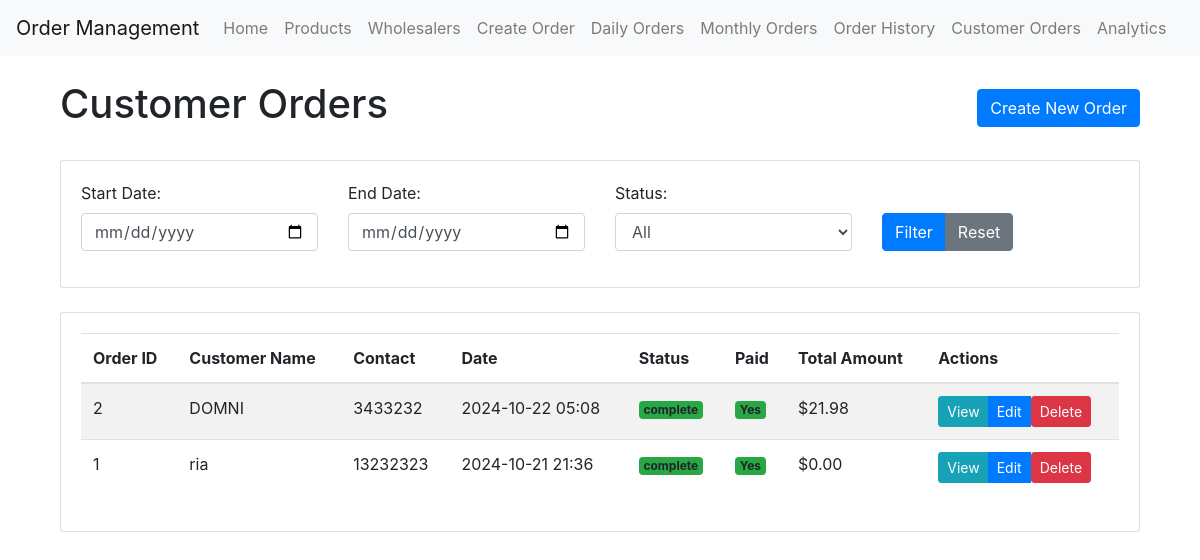
The app's page /customer_orders (signed in) with its own data.
### app/models.py (models this page shows)
class CustomerOrder(db.Model):
    id = db.Column(db.Integer, primary_key=True)
    customer_name = db.Column(db.String(100), nullable=False)
    customer_contact = db.Column(db.String(100), nullable=False)
    order_date = db.Column(db.DateTime, default=datetime.utcnow)
    status = db.Column(db.String(20), default='pending')  # New field
    is_paid = db.Column(db.Boolean, default=False)
    total_amount = db.Column(db.Float, default=0.0)
    items = db.relationship('CustomerOrderItem', backref='customer_order', lazy='dynamic')

### app/main/routes.py (the view)
@bp.route('/customer_orders')
@login_required
def customer_orders():
    try:
        start_date = request.args.get('start_date')
        end_date = request.args.get('end_date')
        status = request.args.get('status')
        query = CustomerOrder.query
        if start_date:
            start_date_obj = datetime.strptime(start_date, '%Y-%m-%d')
            query = query.filter(CustomerOrder.order_date >= start_date_obj)
        if end_date:
            end_date_obj = datetime.strptime(end_date, '%Y-%m-%d')
            query = query.filter(CustomerOrder.order_date <= end_date_obj)
        if status:
            query = query.filter(CustomerOrder.status == status)
        orders = query.order_by(CustomerOrder.order_date.desc()).all()
        return render_template('customer_orders.html',
                            orders=orders,
                            start_date=start_date,
                            end_date=end_date,
                            status=status)
    except ValueError as e:
        flash('Invalid date format. Please use YYYY-MM-DD format.', 'error')
        return redirect(url_for('main.customer_orders'))

### app/models.py (called while the page is built)
@login.user_loader
def load_user(id):
    return User.query.get(int(id))

### app/templates/customer_orders.html (shortened to what this page needs)
{% extends "base.html" %}
{% block content %}
<div class="container">
    <div class="d-flex justify-content-between align-items-center mb-4">
        <h1>Customer Orders</h1>
        <a href="{{ url_for('main.create_customer_order') }}" class="btn btn-primary">Create New Order</a>
    </div>
    <div class="card mb-4">
        <div class="card-body">
            <form method="GET" class="mb-3">
                <div class="row g-3">
                    <div class="col-md-3">
                        <label for="start_date" class="form-label">Start Date:</label>
                        <input type="date" id="start_date" name="start_date" class="form-control" value="{{ start_date or '' }}">
                    </div>
                    <div class="col-md-3">
                        <label for="end_date" class="form-label">End Date:</label>
                        <input type="date" id="end_date" name="end_date" class="form-control" value="{{ end_date or '' }}">
                    </div>
                    <div class="col-md-3">
                        <label for="status" class="form-label">Status:</label>
                        <select id="status" name="status" class="form-control">
                            <option value="">All</option>
                        </select>
                    </div>
                    <div class="col-md-3 d-flex align-items-end">
                        <div class="btn-group">
                            <button type="submit" class="btn btn-primary">Filter</button>
                            <a href="{{ url_for('main.customer_orders') }}" class="btn btn-secondary">Reset</a>
                        </div>
                    </div>
                </div>
            </form>
        </div>
    </div>
    <div class="card">
        <div class="card-body">
            <div class="table-responsive">
                <table class="table table-striped table-hover">
                    <thead>
                        <tr>
                            <th>Order ID</th>
                            <th>Customer Name</th>
                            <th>Contact</th>
                            <th>Date</th>
                            <th>Status</th>
                            <th>Paid</th>
                            <th>Total Amount</th>
                            <th>Actions</th>
                        </tr>
                    </thead>
                    <tbody>
                        {% for order in orders %}
                        <tr>
                            <td>{{ order.id }}</td>
                            <td>{{ order.customer_name }}</td>
                            <td>{{ order.customer_contact }}</td>
                            <td>{{ order.order_date.strftime('%Y-%m-%d %H:%M') }}</td>
                            <td>
                                <span class="badge {% if order.status == 'pending' %}bg-warning{% else %}bg-success{% endif %}">
                                    {{ order.status }}
                                </span>
                            </td>
                            <td>
                                <span class="badge {% if order.is_paid %}bg-success{% else %}bg-danger{% endif %}">
                                    {{ "Yes" if order.is_paid else "No" }}
                                </span>
                            </td>
                            <td>${{ "%.2f"|format(order.total_amount) }}</td>
                            <td>
                                <div class="btn-group" role="group">
                                    <a href="{{ url_for('main.view_customer_order', order_id=order.id) }}"
                                       class="btn btn-sm btn-info"
                                       title="View">
                                        View
                                    </a>
                                    <a href="{{ url_for('main.edit_customer_order', order_id=order.id) }}"
                                       class="btn btn-sm btn-primary"
                                       title="Edit">
                                        Edit
                                    </a>
                                    <form action="{{ url_for('main.delete_customer_order', order_id=order.id) }}"
                                          method="post"
                                          style="display: inline;">
                                        <button type="submit"
                                                class="btn btn-sm btn-danger"
                                                onclick="return confirm('Are you sure you want to delete this order?')"
                                                title="Delete">
                                            Delete
                                        </button>
                                    </form>
                                </div>
                            </td>
                        </tr>
                        {% else %}
                        <tr>
                            <td colspan="8" class="text-center">No orders found.</td>
                        </tr>
                        {% endfor %}
                    </tbody>
                </table>
            </div>
        </div>
    </div>
</div>
{% endblock %}

### records on screen
CustomerOrder: id "2", customer_name "DOMNI", customer_contact "3433232", order_date "2024-10-22 05:08", status "complete", is_paid "Yes", total_amount "21.98"
CustomerOrder: id "1", customer_name "ria", customer_contact "13232323", order_date "2024-10-21 21:36", status "complete", is_paid "Yes", total_amount "0.00"
